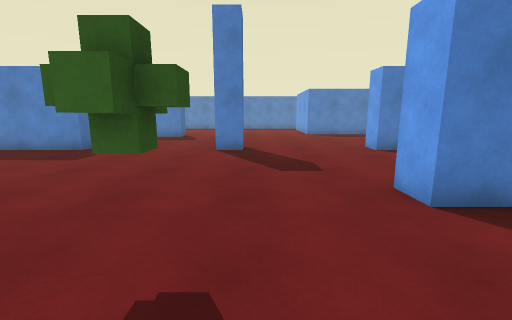
View 1 (above)

22 first-person views from a walk through a scene from a Unity 3-D project. The camera is 1.3 m above the floor, tilts 10° down and sees 90° across. The floor is counted in squares, 1 m on a side. Each view is taken from the middle of a square. On the plan, view 1 faces up. The plan holds only what a view shows up to about 13 squares ahead; the rest is blank. The player character is not drawn.

View 2
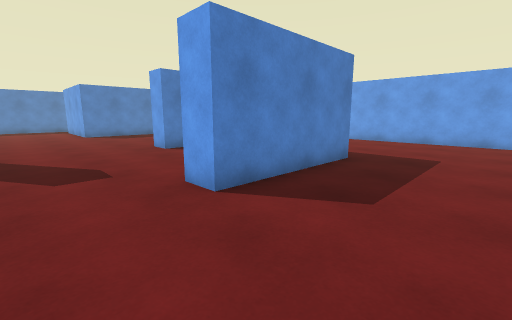

View 3
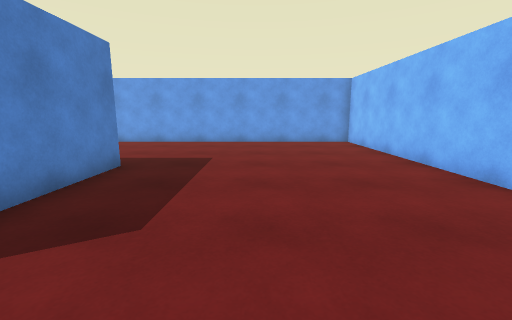

View 4
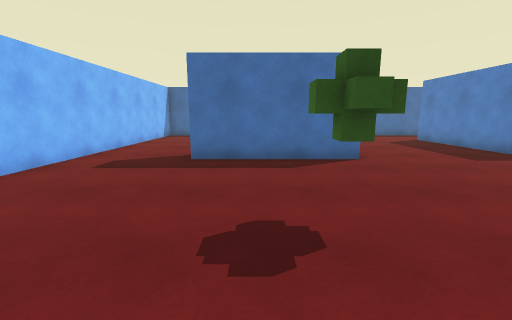

View 5
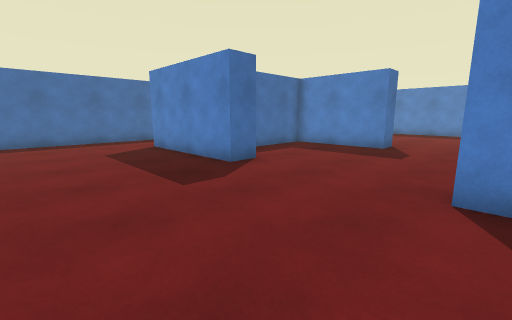

View 6
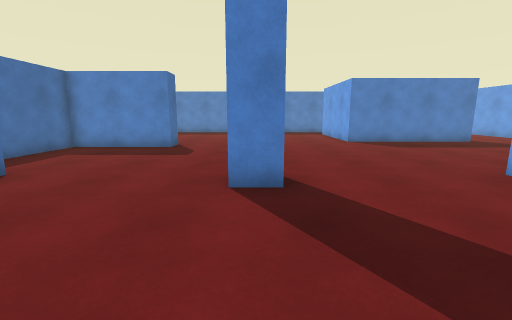

View 7
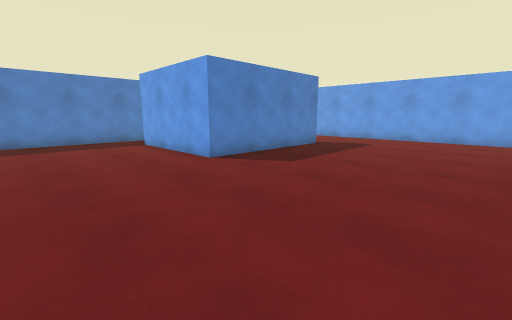

View 8
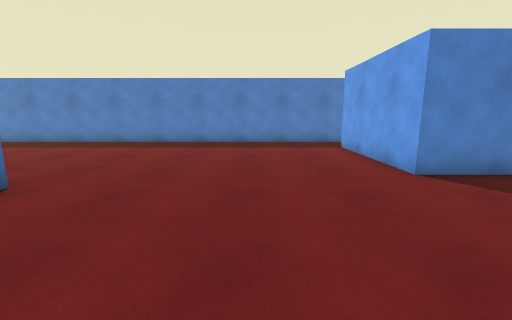

View 9
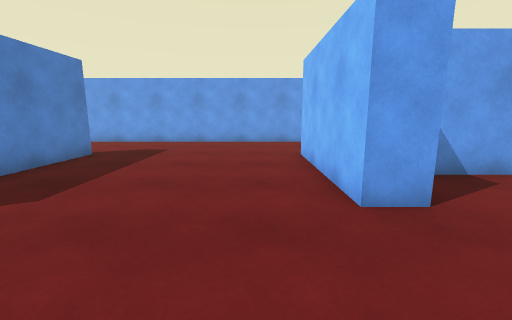

View 10
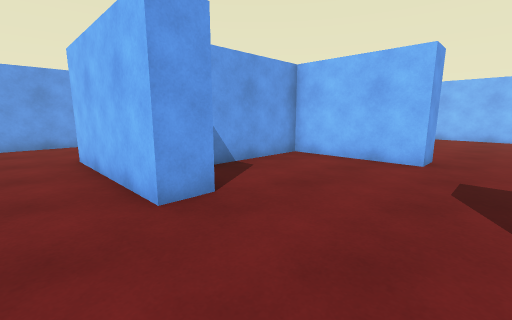

View 11
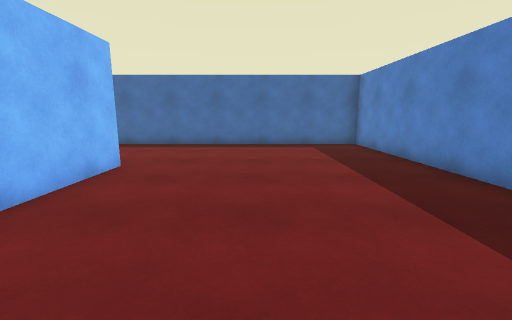

View 12
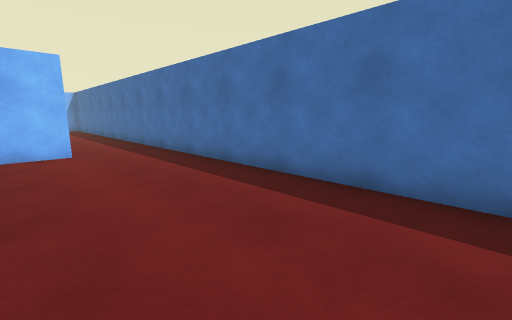

View 13
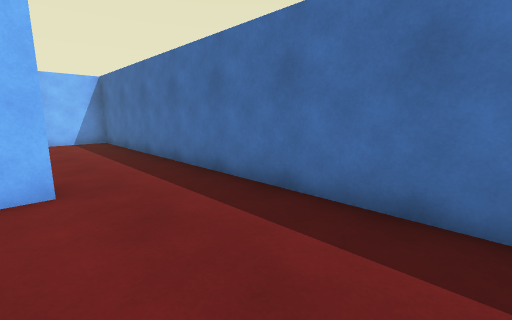

View 14
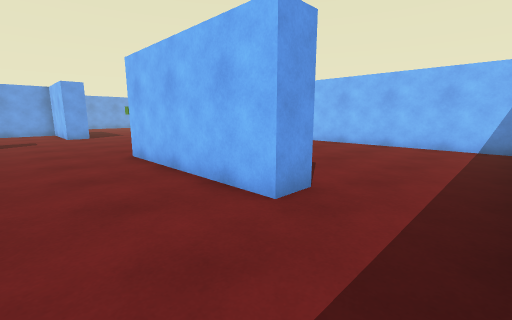

View 15
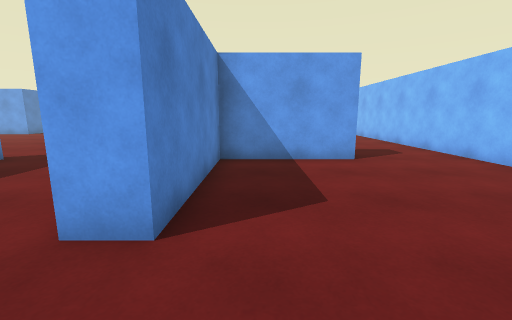

View 16
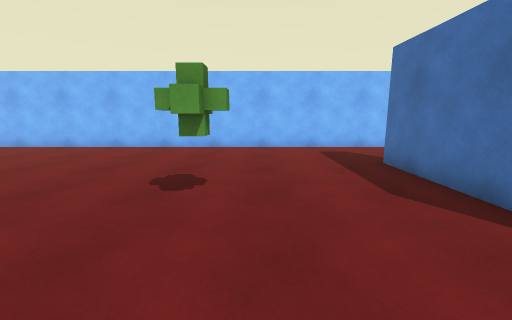

View 17
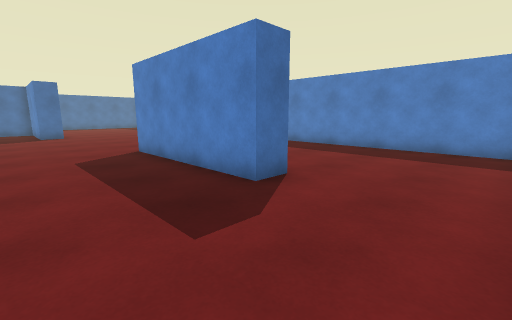

View 18
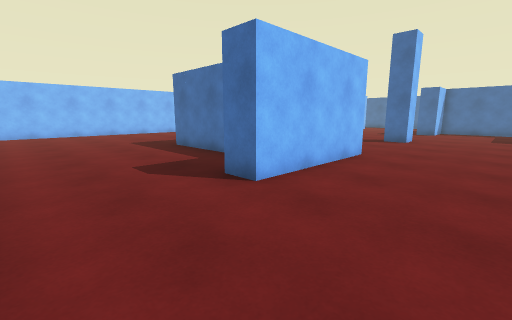

View 19
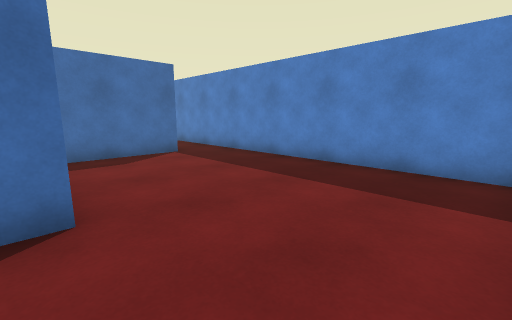

View 20
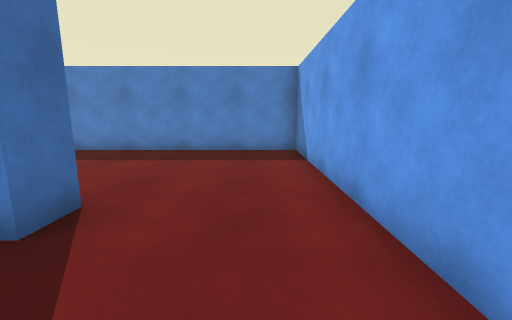

View 21
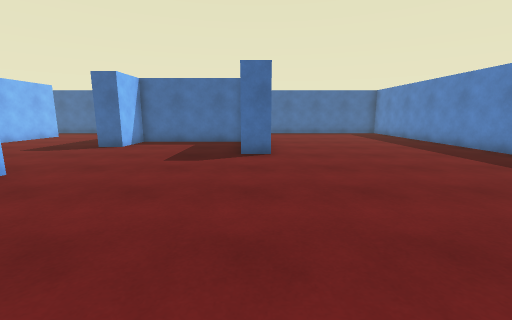

View 22
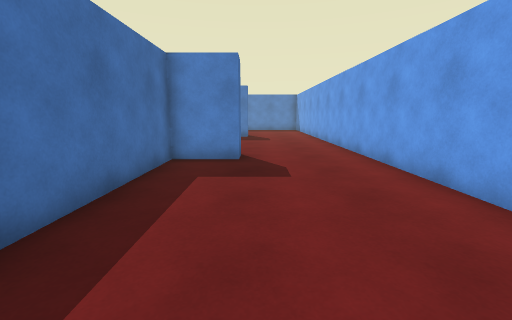

### Floor plan
Points are (right, up) in squares from view 1. A wall is a line through its corners. A room is listed if a view was taken in it or the views show most of it. See-through windows are left out.
Room 1 (views 1, 2, 3, 4, 5, 6, 7, 8, 9, 10, 11, 12, 13, 14, 15, 16, 17, 18, 19, 20, 21, 22)
walls: (-1.5, 10.5) (-0.5, 10.5) (-0.5, 9.5) (-1.5, 9.5); (5.4, 9.5) (4.5, 9.5) (4.5, 10.5) (9.5, 10.5) (9.5, 9.5) (7.5, 9.5) (7.5, 3.5) (2.5, 3.5) (2.5, 4.5) (6.5, 4.5) (6.5, 8.1); (-4.5, 16.6) (-4.5, 15.5) (-8.5, 15.5) (-8.5, 10.5) (-6.5, 10.5) (-6.5, 9.5) (-11.5, 9.5); (-5.5, 3.4) (-5.5, -1); (-9.5, 16.5) (-6.4, 16.5); (-11.6, 10.5) (-9.9, 10.5); (-6.5, -1) (-6.5, 3.1) (-11.5, 3.1) (-11.5, 4.1) (-5.5, 4.1); (9.5, 18.6) (9.5, 17.5) (3.5, 17.5) (3.5, 22.5); (4.5, 22.6) (4.5, 19.1); (13.5, -4.5) (13.5, 24.5) (-14.5, 24.5) (-14.5, -4.5) (13.5, -4.5)
objects: other object (-1, 2)

Positions as (right, up) in squares from view 1, and headings:
1: (0, 0), facing up
2: (0, 0), facing up-right
3: (1, 0), facing right
4: (2, 1), facing left
5: (-1, 5), facing up-left
6: (-1, 5), facing up
7: (-1, 11), facing up-right
8: (0, 12), facing up
9: (1, 12), facing right
10: (1, 12), facing down-right
11: (-3, 20), facing left
12: (-10, 20), facing down-left
13: (-11, 9), facing down-left
14: (-14, 7), facing down-right
15: (-14, 2), facing right
16: (-2, 6), facing down
17: (13, 14), facing up-left
18: (13, 14), facing down-left
19: (13, 18), facing up-left
20: (12, 15), facing up
21: (4, 16), facing left
22: (10, 2), facing up
